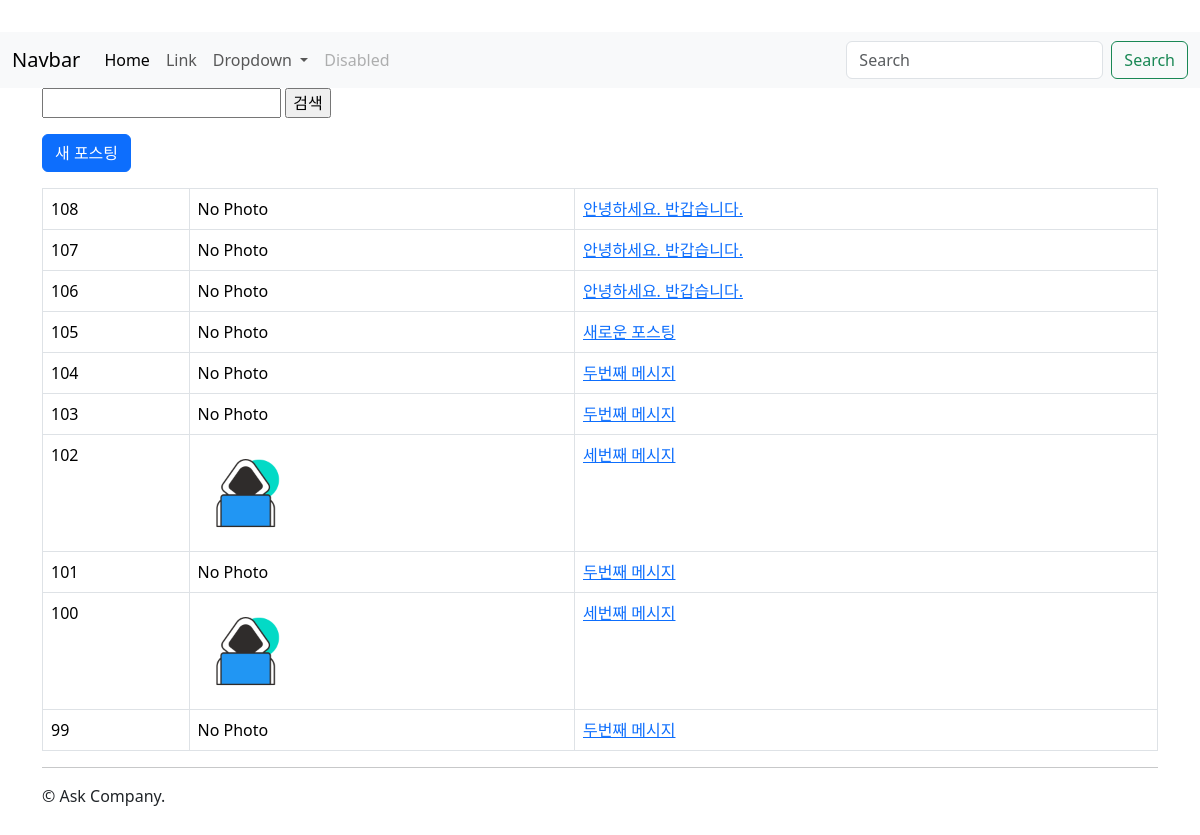
The app's page /instagram/ (signed in), older data.
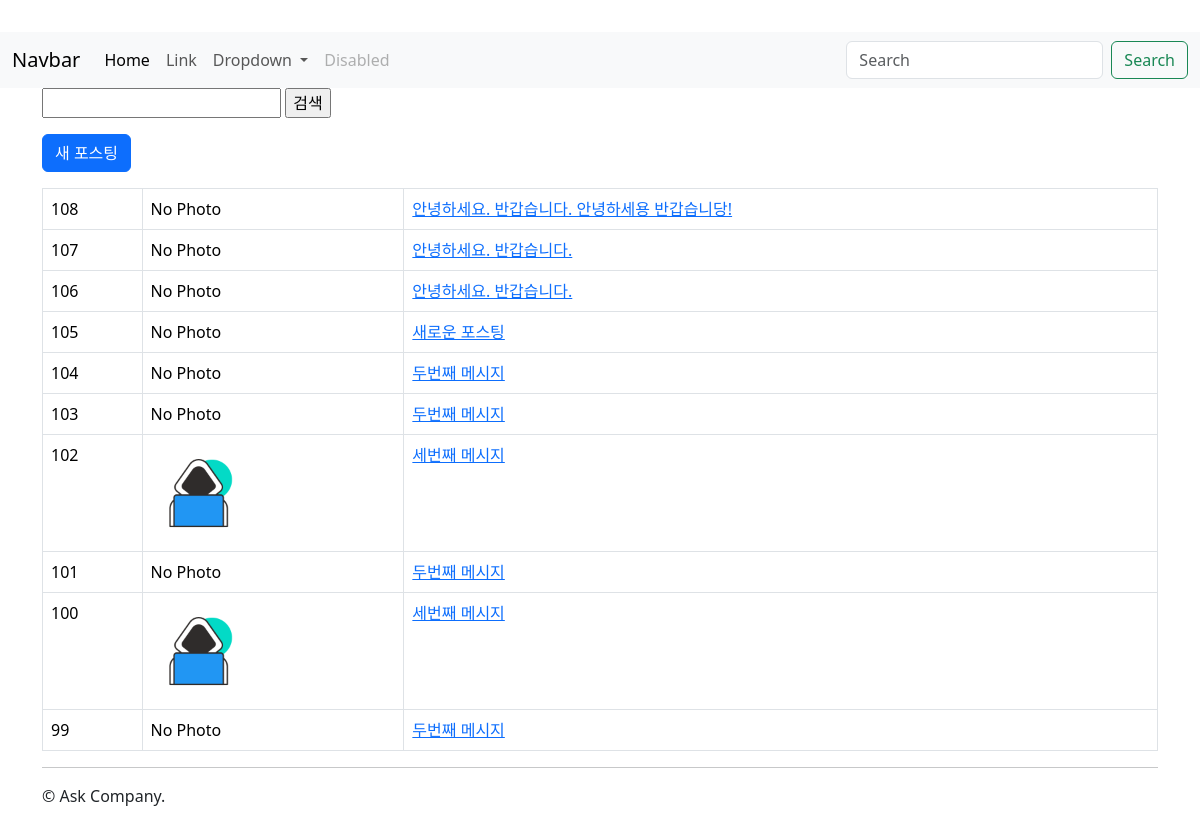
The same page, newer data.
### instagram/models.py (models this page shows, shortened)
class Post(models.Model):
    author = models.ForeignKey(settings.AUTH_USER_MODEL, on_delete = models.CASCADE)
    message = models.TextField(
        validators=[MinLengthValidator(10)]
        ) # self.first = first
    photo = models.ImageField(blank=True, upload_to='instagram/post/%Y/%m/%d')
    tag_set = models.ManyToManyField('Tag', blank=True)
    is_public = models.BooleanField(default=False, verbose_name='공개여부')
    created_at = models.DateTimeField(auto_now_add=True)
    updated_at = models.DateTimeField(auto_now=True)
    def get_absolute_url(self):
        return reverse('instagram:post_detail', args=[self.pk])
    class Meta:
        ordering = ['-id']
    def message_length(self):
        return f'{len(self.message)} 글자'
    message_length.short_description = "메세지 글자수"

### instagram/views.py (the view)
class PostListView(LoginRequiredMixin, ListView):
    model = Post
    paginate_by = 10

### instagram/templates/instagram/post_list.html (shortened to what this page needs)
{% extends "instagram/layout.html" %}
{% load bootstrap4 %}
{% block content %}
    <form action="" method="get">
        <input type="text" name="q" value="{{ q }}"/>
        <input type="submit" value="검색"/>
    </form>
    <a href="{% url 'instagram:post_new' %}" class="btn btn-primary btn-block mt-3 mb-3 ">
        새 포스팅
    </a>
    <table class="table table-bordered table-hover">
        <tbody>
            {% for post in post_list %}
            <tr>
                <td>
                    {{ post.pk }}
                </td>
                <td>
                    {% if post.photo %}
                        <img src="{{ post.photo.url }}" style="width: 100px;"/>
                    {% else %}
                        No Photo
                    {% endif %}
                </td>
                <td>
                    <a href="{{ post.get_absolute_url }}">
                        {{ post.message }}
                    </a>
                </td>
            </tr>
            {% endfor %}
        </tbody>
    </table>
{% endblock content %}

Row changes from the older to the newer data that the page shows:
changed Post id 108: message "안녕하세요. 반갑습니다." → "안녕하세요. 반갑습니다. 안녕하세용 반갑습니당!"
